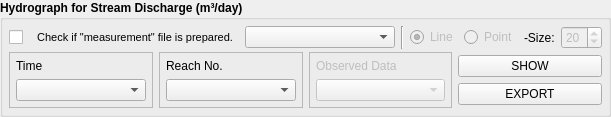
            <widget class="QGroupBox" name="groupBox_6">
             <property name="font">
              <font>
               <weight>75</weight>
               <bold>true</bold>
              </font>
             </property>
             <property name="title">
              <string>Hydrograph for Stream Discharge (m³/day)</string>
             </property>
             <layout class="QVBoxLayout" name="verticalLayout_26">
              <property name="spacing">
               <number>3</number>
              </property>
              <property name="leftMargin">
               <number>6</number>
              </property>
              <property name="topMargin">
               <number>6</number>
              </property>
              <property name="rightMargin">
               <number>6</number>
              </property>
              <property name="bottomMargin">
               <number>6</number>
              </property>
              <item>
               <layout class="QHBoxLayout" name="horizontalLayout_55">
                <property name="spacing">
                 <number>6</number>
                </property>
                <property name="leftMargin">
                 <number>0</number>
                </property>
                <property name="topMargin">
                 <number>0</number>
                </property>
                <item>
                 <widget class="QCheckBox" name="checkBox_stream_obd">
                  <property name="font">
                   <font>
                    <pointsize>8</pointsize>
                    <weight>50</weight>
                    <bold>false</bold>
                   </font>
                  </property>
                  <property name="text">
                   <string>   Check if &quot;measurement&quot; file is prepared.</string>
                  </property>
                  <property name="tristate">
                   <bool>false</bool>
                  </property>
                 </widget>
                </item>
                <item>
                 <widget class="QComboBox" name="comboBox_stf_obd">
                  <property name="minimumSize">
                   <size>
                    <width>150</width>
                    <height>0</height>
                   </size>
                  </property>
                 </widget>
                </item>
                <item>
                 <widget class="Line" name="line_17">
                  <property name="orientation">
                   <enum>Qt::Vertical</enum>
                  </property>
                 </widget>
                </item>
                <item>
                 <widget class="QRadioButton" name="radioButton_str_obd_line">
                  <property name="enabled">
                   <bool>false</bool>
                  </property>
                  <property name="font">
                   <font>
                    <weight>50</weight>
                    <bold>false</bold>
                   </font>
                  </property>
                  <property name="text">
                   <string>Line</string>
                  </property>
                  <property name="checked">
                   <bool>true</bool>
                  </property>
                  <attribute name="buttonGroup">
                   <string notr="true">buttonGroup_str_obd</string>
                  </attribute>
                 </widget>
                </item>
                <item>
                 <widget class="QRadioButton" name="radioButton_str_obd_pt">
                  <property name="enabled">
                   <bool>false</bool>
                  </property>
                  <property name="font">
                   <font>
                    <weight>50</weight>
                    <bold>false</bold>
                   </font>
                  </property>
                  <property name="text">
                   <string>Point</string>
                  </property>
                  <attribute name="buttonGroup">
                   <string notr="true">buttonGroup_str_obd</string>
                  </attribute>
                 </widget>
                </item>
                <item>
                 <widget class="QLabel" name="label_9">
                  <property name="font">
                   <font>
                    <weight>50</weight>
                    <bold>false</bold>
                   </font>
                  </property>
                  <property name="text">
                   <string>-Size:</string>
                  </property>
                 </widget>
                </item>
                <item>
                 <widget class="QSpinBox" name="spinBox_str_obd_size">
                  <property name="enabled">
                   <bool>false</bool>
                  </property>
                  <property name="font">
                   <font>
                    <weight>50</weight>
                    <bold>false</bold>
                   </font>
                  </property>
                  <property name="value">
                   <number>20</number>
                  </property>
                 </widget>
                </item>
               </layout>
              </item>
              <item>
               <layout class="QHBoxLayout" name="horizontalLayout_24">
                <property name="spacing">
                 <number>6</number>
                </property>
                <property name="topMargin">
                 <number>0</number>
                </property>
                <item>
                 <widget class="QFrame" name="frame_2">
                  <property name="frameShape">
                   <enum>QFrame::StyledPanel</enum>
                  </property>
                  <property name="frameShadow">
                   <enum>QFrame::Raised</enum>
                  </property>
                  <layout class="QVBoxLayout" name="verticalLayout_29">
                   <property name="leftMargin">
                    <number>6</number>
                   </property>
                   <property name="topMargin">
                    <number>6</number>
                   </property>
                   <property name="rightMargin">
                    <number>6</number>
                   </property>
                   <property name="bottomMargin">
                    <number>6</number>
                   </property>
                   <item>
                    <widget class="QLabel" name="label_42">
                     <property name="font">
                      <font>
                       <weight>50</weight>
                       <bold>false</bold>
                      </font>
                     </property>
                     <property name="text">
                      <string>Time</string>
                     </property>
                    </widget>
                   </item>
                   <item>
                    <widget class="QComboBox" name="comboBox_SD_timeStep"/>
                   </item>
                  </layout>
                 </widget>
                </item>
                <item>
                 <widget class="QFrame" name="frame_3">
                  <property name="frameShape">
                   <enum>QFrame::StyledPanel</enum>
                  </property>
                  <property name="frameShadow">
                   <enum>QFrame::Raised</enum>
                  </property>
                  <layout class="QVBoxLayout" name="verticalLayout_30">
                   <property name="leftMargin">
                    <number>6</number>
                   </property>
                   <property name="topMargin">
                    <number>6</number>
                   </property>
                   <property name="rightMargin">
                    <number>6</number>
                   </property>
                   <property name="bottomMargin">
                    <number>6</number>
                   </property>
                   <item>
                    <widget class="QLabel" name="label_44">
                     <property name="font">
                      <font>
                       <weight>50</weight>
                       <bold>false</bold>
                      </font>
                     </property>
                     <property name="text">
                      <string>Reach No.</string>
                     </property>
                    </widget>
                   </item>
                   <item>
                    <widget class="QComboBox" name="comboBox_sub_number"/>
                   </item>
                  </layout>
                 </widget>
                </item>
                <item>
                 <widget class="QFrame" name="frame_sd_obd">
                  <property name="enabled">
                   <bool>false</bool>
                  </property>
                  <property name="frameShape">
                   <enum>QFrame::StyledPanel</enum>
                  </property>
                  <property name="frameShadow">
                   <enum>QFrame::Raised</enum>
                  </property>
                  <layout class="QVBoxLayout" name="verticalLayout_31">
                   <property name="leftMargin">
                    <number>6</number>
                   </property>
                   <property name="topMargin">
                    <number>6</number>
                   </property>
                   <property name="rightMargin">
                    <number>6</number>
                   </property>
                   <property name="bottomMargin">
                    <number>6</number>
                   </property>
                   <item>
                    <widget class="QLabel" name="label_45">
                     <property name="font">
                      <font>
                       <weight>50</weight>
                       <bold>false</bold>
                      </font>
                     </property>
                     <property name="text">
                      <string>Observed Data</string>
                     </property>
                    </widget>
                   </item>
                   <item>
                    <widget class="QComboBox" name="comboBox_SD_obs_data"/>
                   </item>
                  </layout>
                 </widget>
                </item>
                <item>
                 <layout class="QVBoxLayout" name="verticalLayout_20">
                  <property name="spacing">
                   <number>3</number>
                  </property>
                  <item>
                   <widget class="QPushButton" name="pushButton_plot_sd">
                    <property name="enabled">
                     <bool>true</bool>
                    </property>
                    <property name="font">
                     <font>
                      <weight>50</weight>
                      <italic>false</italic>
                      <bold>false</bold>
                      <underline>false</underline>
                     </font>
                    </property>
                    <property name="text">
                     <string>SHOW</string>
                    </property>
                   </widget>
                  </item>
                  <item>
                   <widget class="QPushButton" name="pushButton_export_sd">
                    <property name="font">
                     <font>
                      <weight>50</weight>
                      <bold>false</bold>
                     </font>
                    </property>
                    <property name="text">
                     <string>EXPORT</string>
                    </property>
                   </widget>
                  </item>
                 </layout>
                </item>
               </layout>
              </item>
             </layout>
            </widget>
